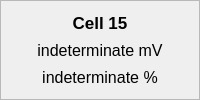
                 <widget class="QFrame" name="cell15_frame">
                  <property name="styleSheet">
                   <string notr="true"/>
                  </property>
                  <property name="frameShape">
                   <enum>QFrame::StyledPanel</enum>
                  </property>
                  <property name="frameShadow">
                   <enum>QFrame::Raised</enum>
                  </property>
                  <layout class="QVBoxLayout" name="verticalLayout_17">
                   <item>
                    <widget class="QLabel" name="cell15_title">
                     <property name="font">
                      <font>
                       <pointsize>13</pointsize>
                       <weight>75</weight>
                       <bold>true</bold>
                      </font>
                     </property>
                     <property name="text">
                      <string>Cell 15</string>
                     </property>
                     <property name="alignment">
                      <set>Qt::AlignCenter</set>
                     </property>
                    </widget>
                   </item>
                   <item>
                    <widget class="QLabel" name="cell15_voltage">
                     <property name="font">
                      <font>
                       <pointsize>12</pointsize>
                      </font>
                     </property>
                     <property name="text">
                      <string>indeterminate mV</string>
                     </property>
                     <property name="alignment">
                      <set>Qt::AlignCenter</set>
                     </property>
                    </widget>
                   </item>
                   <item>
                    <widget class="QLabel" name="cell15_soc">
                     <property name="font">
                      <font>
                       <pointsize>12</pointsize>
                      </font>
                     </property>
                     <property name="text">
                      <string>indeterminate %</string>
                     </property>
                     <property name="alignment">
                      <set>Qt::AlignCenter</set>
                     </property>
                    </widget>
                   </item>
                  </layout>
                 </widget>
